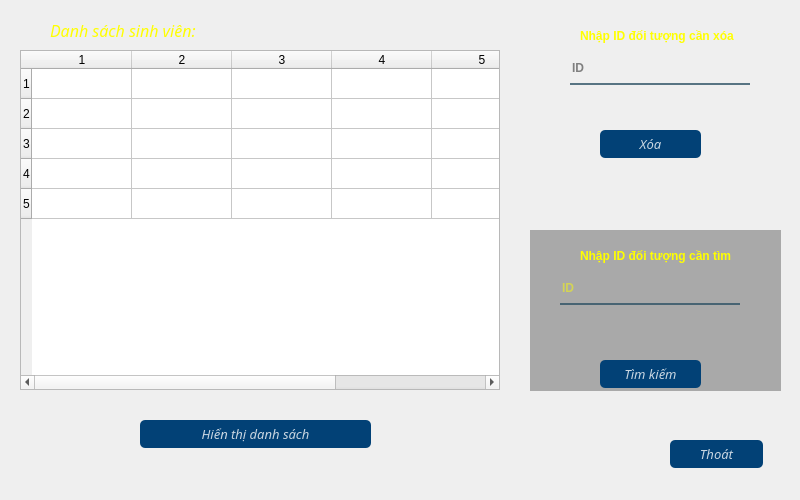
<?xml version="1.0" encoding="UTF-8"?>
<ui version="4.0">
 <class>Form</class>
 <widget class="QWidget" name="Form">
  <property name="geometry">
   <rect>
    <x>0</x>
    <y>0</y>
    <width>800</width>
    <height>500</height>
   </rect>
  </property>
  <property name="windowTitle">
   <string>Form</string>
  </property>
  <property name="styleSheet">
   <string notr="true">QPushButton#bt_hienthi{
background-color:rgba(2,65,118,255);
color:rgba(255,255,255,200);
border-radius:5px;
}
QPushButton#bt_hienthi:pressed{
padding-left:5px;
padding-top:5px;
background-color:rgba(2,65,118,100);
background-position:calc(100%-10px)center;
}
QPushButton#bt_hienthi:hover{
background-color:rgba(2,65,118,200);
}
QPushButton#bt_xoa{
background-color:rgba(2,65,118,255);
color:rgba(255,255,255,200);
border-radius:5px;
}
QPushButton#bt_xoa:pressed{
padding-left:5px;
padding-top:5px;
background-color:rgba(2,65,118,100);
background-position:calc(100%-10px)center;
}
QPushButton#bt_xoa:hover{
background-color:rgba(2,65,118,200);
}
QPushButton#bt_back{
background-color:rgba(2,65,118,255);
color:rgba(255,255,255,200);
border-radius:5px;
}
QPushButton#bt_back:pressed{
padding-left:5px;
padding-top:5px;
background-color:rgba(2,65,118,100);
background-position:calc(100%-10px)center;
}
QPushButton#bt_back:hover{
background-color:rgba(2,65,118,200);
}
QPushButton#bt_timkiem{
background-color:rgba(2,65,118,255);
color:rgba(255,255,255,200);
border-radius:5px;
}
QPushButton#bt_timkiem:pressed{
padding-left:5px;
padding-top:5px;
background-color:rgba(2,65,118,100);
background-position:calc(100%-10px)center;
}
QPushButton#bt_timkiem:hover{
background-color:rgba(2,65,118,200);
}</string>
  </property>
  <widget class="QLabel" name="label">
   <property name="geometry">
    <rect>
     <x>0</x>
     <y>0</y>
     <width>800</width>
     <height>500</height>
    </rect>
   </property>
   <property name="styleSheet">
    <string notr="true">border-image: url(:/backgroud/backgroud/futuristic_cpu.jpg);
border- radius: 5px;</string>
   </property>
   <property name="text">
    <string/>
   </property>
  </widget>
  <widget class="QTableWidget" name="tableWidget">
   <property name="geometry">
    <rect>
     <x>20</x>
     <y>50</y>
     <width>480</width>
     <height>340</height>
    </rect>
   </property>
   <property name="styleSheet">
    <string notr="true"/>
   </property>
   <property name="rowCount">
    <number>5</number>
   </property>
   <property name="columnCount">
    <number>6</number>
   </property>
   <row/>
   <row/>
   <row/>
   <row/>
   <row/>
   <column/>
   <column/>
   <column/>
   <column/>
   <column/>
   <column/>
  </widget>
  <widget class="QLabel" name="label_2">
   <property name="geometry">
    <rect>
     <x>50</x>
     <y>20</y>
     <width>241</width>
     <height>21</height>
    </rect>
   </property>
   <property name="font">
    <font>
     <family>UVN Dzung Dakao</family>
     <pointsize>12</pointsize>
     <italic>true</italic>
    </font>
   </property>
   <property name="styleSheet">
    <string notr="true">color: rgb(255, 255, 0);</string>
   </property>
   <property name="text">
    <string>Danh sách sinh viên:</string>
   </property>
  </widget>
  <widget class="QPushButton" name="bt_hienthi">
   <property name="geometry">
    <rect>
     <x>140</x>
     <y>420</y>
     <width>231</width>
     <height>28</height>
    </rect>
   </property>
   <property name="font">
    <font>
     <family>UVN Dzung Dakao</family>
     <pointsize>10</pointsize>
     <italic>true</italic>
    </font>
   </property>
   <property name="text">
    <string>Hiển thị danh sách</string>
   </property>
  </widget>
  <widget class="QLabel" name="label_3">
   <property name="geometry">
    <rect>
     <x>580</x>
     <y>10</y>
     <width>171</width>
     <height>51</height>
    </rect>
   </property>
   <property name="font">
    <font>
     <weight>75</weight>
     <bold>true</bold>
    </font>
   </property>
   <property name="styleSheet">
    <string notr="true">color: rgb(255, 255, 0);</string>
   </property>
   <property name="text">
    <string>Nhập ID đối tượng cần xóa</string>
   </property>
  </widget>
  <widget class="QPushButton" name="bt_back">
   <property name="geometry">
    <rect>
     <x>670</x>
     <y>440</y>
     <width>93</width>
     <height>28</height>
    </rect>
   </property>
   <property name="font">
    <font>
     <family>UVN Dzung Dakao</family>
     <pointsize>10</pointsize>
     <italic>true</italic>
    </font>
   </property>
   <property name="text">
    <string>Thoát</string>
   </property>
  </widget>
  <widget class="QLineEdit" name="line_id">
   <property name="geometry">
    <rect>
     <x>570</x>
     <y>60</y>
     <width>180</width>
     <height>25</height>
    </rect>
   </property>
   <property name="font">
    <font>
     <weight>75</weight>
     <bold>true</bold>
    </font>
   </property>
   <property name="styleSheet">
    <string notr="true">background-color:rgba(0,0,0,0);
border:none;
border-bottom:2px solid rgba(46,82,101,200);
color:rgba(0,0,0,240);
padding-bottom:7px;</string>
   </property>
   <property name="placeholderText">
    <string>ID</string>
   </property>
  </widget>
  <widget class="QPushButton" name="bt_xoa">
   <property name="geometry">
    <rect>
     <x>600</x>
     <y>130</y>
     <width>101</width>
     <height>28</height>
    </rect>
   </property>
   <property name="font">
    <font>
     <family>UVN Dzung Dakao</family>
     <pointsize>10</pointsize>
     <italic>true</italic>
    </font>
   </property>
   <property name="text">
    <string>Xóa</string>
   </property>
  </widget>
  <widget class="QLabel" name="error">
   <property name="geometry">
    <rect>
     <x>560</x>
     <y>90</y>
     <width>211</width>
     <height>31</height>
    </rect>
   </property>
   <property name="font">
    <font>
     <weight>75</weight>
     <italic>true</italic>
     <bold>true</bold>
    </font>
   </property>
   <property name="styleSheet">
    <string notr="true">color: rgb(255, 255, 0);</string>
   </property>
   <property name="text">
    <string/>
   </property>
  </widget>
  <widget class="QLabel" name="label_4">
   <property name="geometry">
    <rect>
     <x>530</x>
     <y>230</y>
     <width>251</width>
     <height>161</height>
    </rect>
   </property>
   <property name="styleSheet">
    <string notr="true">background-color:rgba(0,0,0,75);</string>
   </property>
   <property name="text">
    <string/>
   </property>
  </widget>
  <widget class="QPushButton" name="bt_timkiem">
   <property name="geometry">
    <rect>
     <x>600</x>
     <y>360</y>
     <width>101</width>
     <height>28</height>
    </rect>
   </property>
   <property name="font">
    <font>
     <family>UVN Dzung Dakao</family>
     <pointsize>10</pointsize>
     <italic>true</italic>
    </font>
   </property>
   <property name="text">
    <string>Tìm kiếm</string>
   </property>
  </widget>
  <widget class="QLabel" name="label_5">
   <property name="geometry">
    <rect>
     <x>580</x>
     <y>230</y>
     <width>171</width>
     <height>51</height>
    </rect>
   </property>
   <property name="font">
    <font>
     <weight>75</weight>
     <bold>true</bold>
    </font>
   </property>
   <property name="styleSheet">
    <string notr="true">color: rgb(255, 255, 0);</string>
   </property>
   <property name="text">
    <string>Nhập ID đối tượng cần tìm</string>
   </property>
  </widget>
  <widget class="QLineEdit" name="line_id_2">
   <property name="geometry">
    <rect>
     <x>560</x>
     <y>280</y>
     <width>180</width>
     <height>25</height>
    </rect>
   </property>
   <property name="font">
    <font>
     <weight>75</weight>
     <bold>true</bold>
    </font>
   </property>
   <property name="styleSheet">
    <string notr="true">background-color:rgba(0,0,0,0);
border:none;
border-bottom:2px solid rgba(46,82,101,200);
color: rgb(255, 255, 0);
padding-bottom:7px;</string>
   </property>
   <property name="placeholderText">
    <string>ID</string>
   </property>
  </widget>
  <widget class="QLabel" name="error_2">
   <property name="geometry">
    <rect>
     <x>550</x>
     <y>320</y>
     <width>211</width>
     <height>31</height>
    </rect>
   </property>
   <property name="font">
    <font>
     <weight>75</weight>
     <italic>true</italic>
     <bold>true</bold>
    </font>
   </property>
   <property name="styleSheet">
    <string notr="true">color: rgb(255, 255, 0);</string>
   </property>
   <property name="text">
    <string/>
   </property>
  </widget>
 </widget>
 <resources>
  <include location="res.qrc"/>
 </resources>
 <connections/>
</ui>
